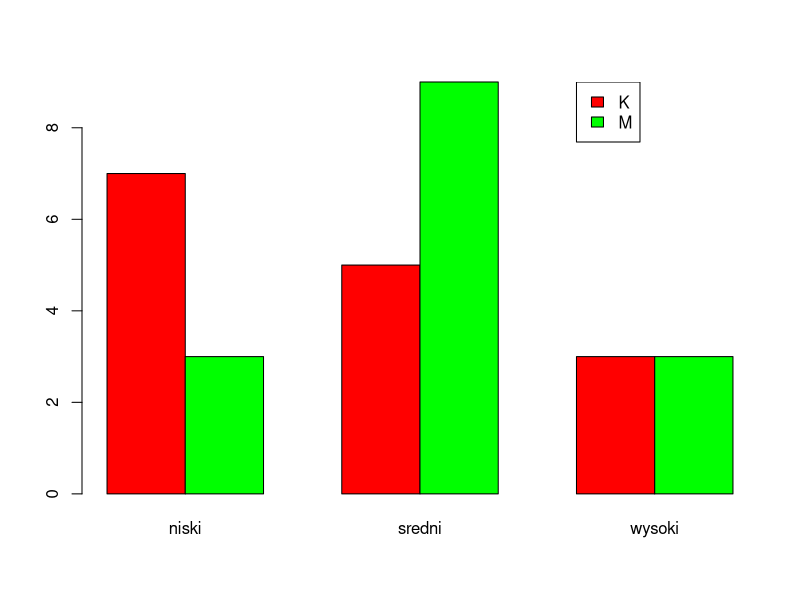

Source code (R):
#7.11


set.seed(1234)
g <- factor(c(rep('M', 15), rep('K', 15)))
h <- factor(sample(c('wysoki', 'sredni', 'niski'), replace=TRUE, 30))


#sposob 1 - bazowy R

tab <- table(g,h)
barplot(tab, beside =TRUE, col = c("red", "green"))
mean(par("usr"))
legend(7, 9, -1, fill = c("red", "green"), legend = c("K", "M"))

